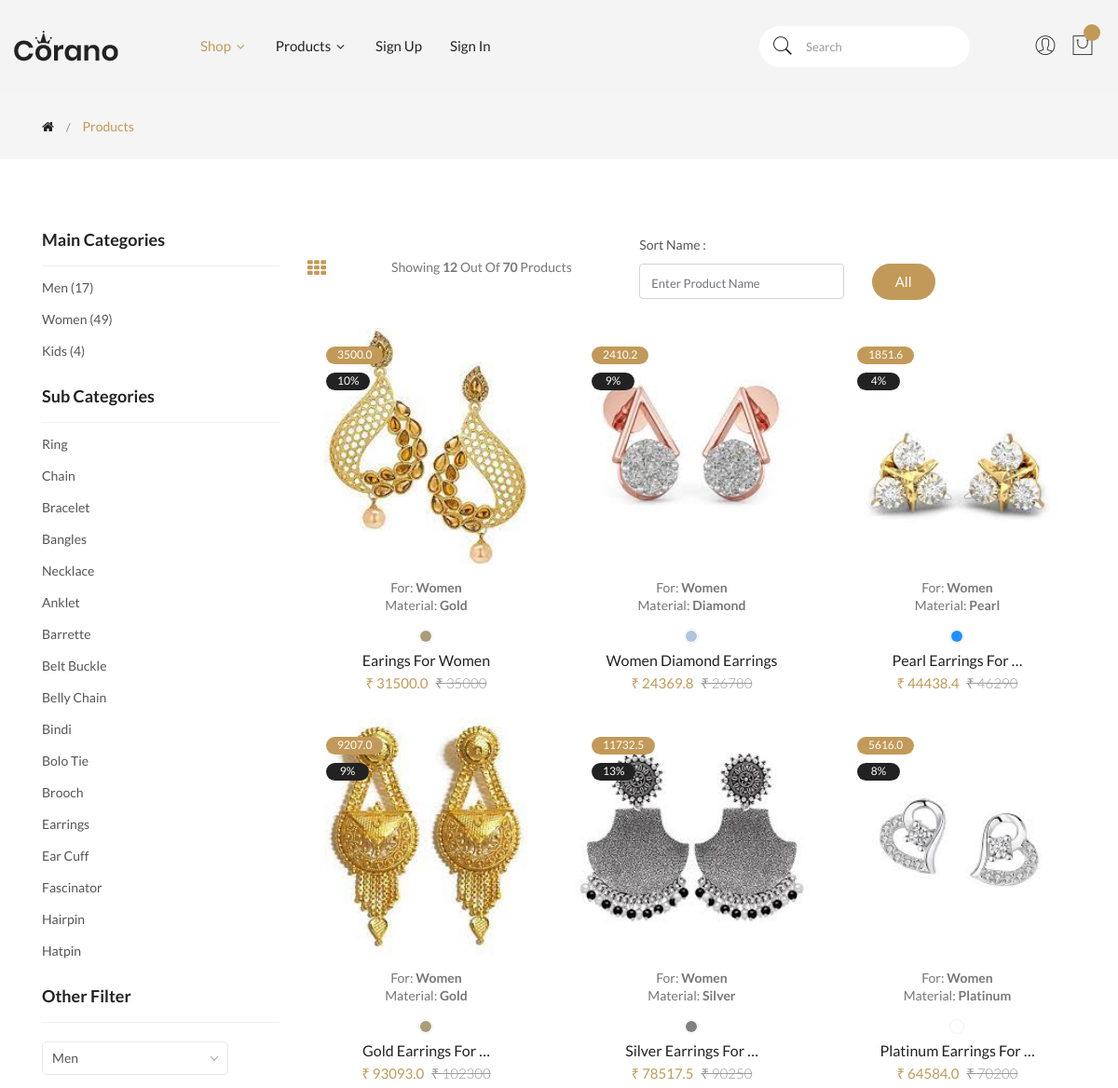
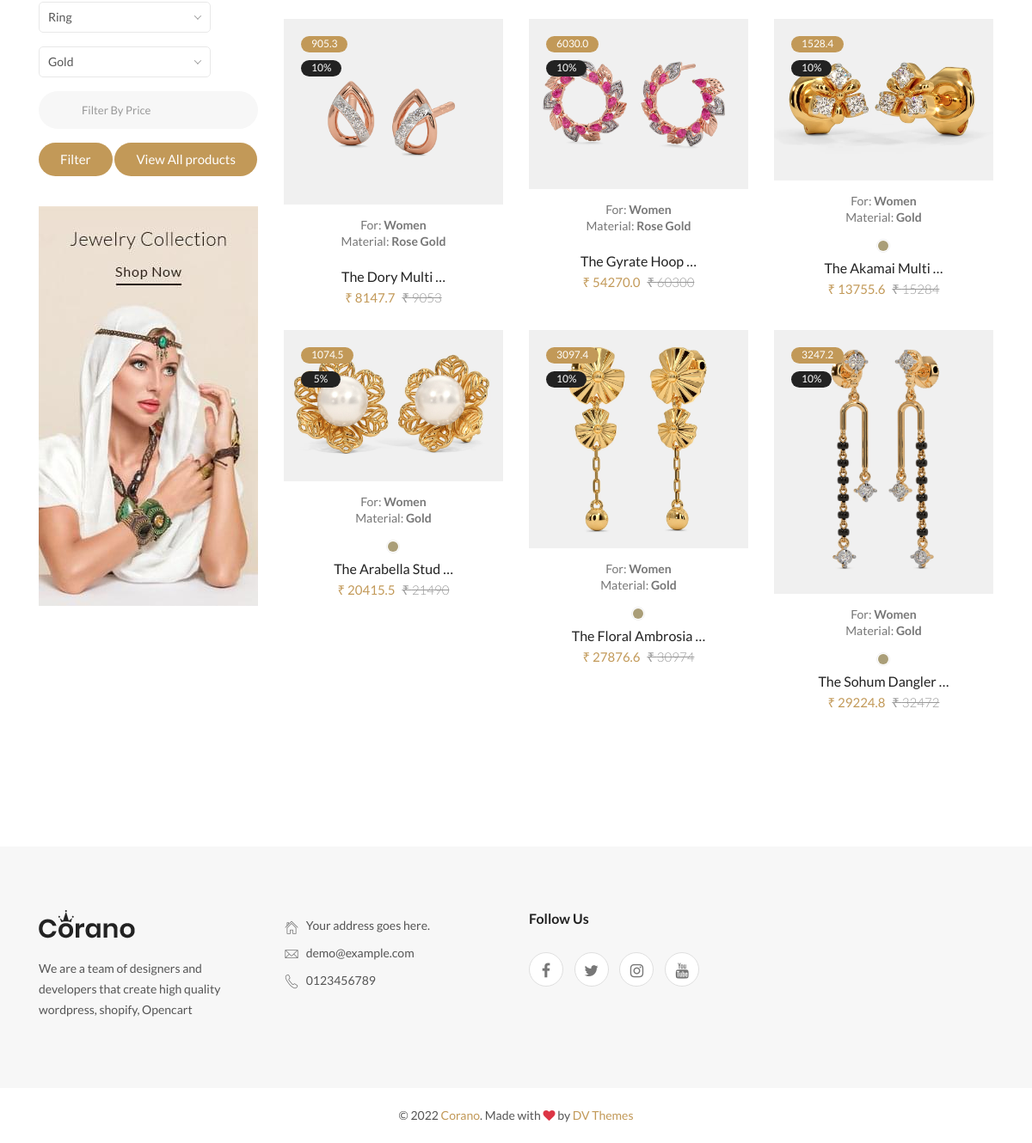
Page /ee on the committed database (2 pictures, top to bottom).
### myapp/models.py (models this page shows, shortened)
class ProductModel(models.Model):
    name= models.CharField(max_length=300)
    main_cate = models.CharField(choices=m_cate,max_length=200)
    sub_cate = models.CharField(choices=s_cate,max_length=200)
    og_price = models.IntegerField()
    discount = models.IntegerField()
    discounted_price = models.IntegerField(null=True)
    sell_price = models.IntegerField(null=True)
    p_type = models.CharField(default = 'Single Material',choices=ptype,max_length=200)
    p_material = models.CharField(choices=p_mate,max_length=200)
    p_brand = models.CharField(choices=p_brand,max_length=200)
    p_occasion = models.CharField(choices=occa,max_length=200)
    p_status = models.CharField(default='Available',choices=pstatus,max_length=100)
    p_mode = models.CharField(choices=pmode,default='Running',max_length=100)
    p_des = models.TextField()
    photo = models.ImageField(upload_to='product/')
    created_at = models.DateField(auto_now_add=True)
    @property
    def discounted_price(self):
        return ((self.og_price)*(self.discount))/100
    @property
    def sell_price(self):
        return (self.og_price)-(self.discounted_price)

### myapp/views.py (the view)
# urls.py: path('ee',Earrings,name='ee'),
def Earrings(request):
    all_products_count = ProductModel.objects.all().count()
    all_products_count_all = ProductModel.objects.all().count()
    Main_Category = dict(m_cate).values()
    Sub_Category = dict(s_cate).values()
    Product_Brand = dict(p_brand).values()
    Product_Material = dict(p_mate).values()
    men_item = ProductModel.objects.filter(main_cate='Men').count()
    women_item = ProductModel.objects.filter(main_cate='Women').count()
    kids_item = ProductModel.objects.filter(main_cate='Kids').count()
    all_products = ProductModel.objects.filter(sub_cate='Earrings')
    all_products_count = ProductModel.objects.filter(sub_cate='Earrings').count()
    context = {'all_products':all_products,'Main_Category':Main_Category,
        'Sub_Category':Sub_Category,'Product_Brand':Product_Brand,'Product_Material':Product_Material,
        'all_products_count':all_products_count,'all_products_count_all':all_products_count_all,'men_item':men_item,
        'women_item':women_item,'kids_item':kids_item}
    return render(request,'allproducts.html',context)

### myapp/templates/allproducts.html (shortened to what this page needs)
{% extends 'base.html' %}
{% load static %}
{% block body %}
<div class="breadcrumb-area">
    <div class="container">
        <div class="row">
            <div class="col-12">
                <div class="breadcrumb-wrap">
                    <nav aria-label="breadcrumb">
                        <ul class="breadcrumb">
                            <li class="breadcrumb-item"><a href="{% url 'shop' %}"><i class="fa fa-home"></i></a></li>
                            <li class="breadcrumb-item active" aria-current="page">Products</li>
                        </ul>
                    </nav>
                </div>
            </div>
        </div>
    </div>
</div>
<div class="shop-main-wrapper section-padding">
    <div class="container">
        <div class="row">
            <div class="col-lg-3 order-2 order-lg-1">
                <aside class="sidebar-wrapper">
                    <div class="sidebar-single">
                        <h5 class="sidebar-title">Main categories</h5>
                        <div class="sidebar-body">
                            <ul class="shop-categories">
                                {% for mcate in Main_Category %}
                                {% if mcate == 'Men' %}
                                <li><a href="{% url 'mancatefilter' mcate %}">{{mcate}} <span>({{men_item}})</span></a></li>
                                {% endif %}
                                {% if mcate == 'Women' %}
                                <li><a href="{% url 'mancatefilter' mcate %}">{{mcate}} <span>({{women_item}})</span></a></li>
                                {% endif %}
                                {% if mcate == 'Kids' %}
                                <li><a href="{% url 'mancatefilter' mcate %}">{{mcate}} <span>({{kids_item}})</span></a></li>
                                {% endif %}
                                {% endfor %}
                            </ul>
                        </div>
                    </div>
                    <div class="sidebar-single">
                        <h5 class="sidebar-title">Sub categories</h5>
                        <div class="sidebar-body">
                            <ul class="shop-categories">
                                {% for scate in Sub_Category %}
                                <li><a href="{% url 'subcatefilter' scate %}">{{scate}} </a></li>
                                {% endfor %}
                            </ul>
                        </div>
                    </div>
                    <div class="sidebar-single">
                        <h5 class="sidebar-title">Other Filter</h5>
                        <form action="" method="GET">
                            <div class="mt-3">
                                <input type="text" name="fprice" placeholder="Filter By Price" class="header-search-field">
                            </div>
                            <div class="mt-3 ">
                                <span><button style="border-radius: 3rem;" type="submit"
                                        class="btn btn-sqr">Filter</button></span>
                                <span><a style="border-radius: 3rem;" href="{% url 'allproducts' %}" type="submit"
                                        class="btn btn-sqr">View All
                                        products</a></span>
                            </div>
                        </form>
                    </div>
                    <div class="sidebar-banner">
                        <div class="img-container">
                            <a href="#">
                                <img src="{% static 'assets/img/banner/sidebar-banner.jpg' %}" alt="">
                            </a>
                        </div>
                    </div>
                </aside>
            </div>
            <div class="col-lg-9 order-1 order-lg-2">
                <div class="shop-product-wrapper">
                    <div class="shop-top-bar">
                        <div class="row align-items-center">
                            <div class="col-lg-5 col-md-6 order-2 order-md-1">
                                <div class="top-bar-left">
                                    <div class="product-view-mode">
                                        <a class="active" href="#" data-target="grid-view" data-toggle="tooltip"
                                            title="" data-original-title="Grid View"><i class="fa fa-th"></i></a>
                                    </div>
                                    <div class="product-amount">
                                        <p>Showing <strong>{{all_products_count}}</strong> Out of
                                            <strong>{{all_products_count_all}}</strong> Products</p>
                                    </div>
                                </div>
                            </div>
                            <div class="col-lg-7 col-md-5 order-1 order-md-2 ">
                                <p>Sort Name : </p>
                                <form action="" method="GET">
                                    <div class="row">
                                        <div class="col-6">
                                            <input placeholder="Enter Product Name" class="form-control" type="text"
                                                name="byname">
                                        </div>
                                        <div class="col">
                                            <a href="{% url 'allproducts' %}" class="btn btn-sqr"
                                                style="border-radius: 3rem;">All</a>
                                        </div>
                                    </div>
                                </form>
                            </div>
                        </div>
                    </div>
                    <div class="shop-product-wrap grid-view row mbn-30">
                        {% for pro in all_products %}
                        <div class="col-md-4 col-sm-6">
                            <div class="product-item">
                                <figure class="product-thumb">
                                    <a href="{% url 'productdetails' pro.id %}">
                                        <img class="pri-img" src="{{pro.photo.url}}" alt="product">
                                    </a>
                                    <div class="product-badge">
                                        <div class="product-label new">
                                            <span>{{pro.discounted_price}}</span>
                                        </div>
                                        <div class="product-label discount">
                                            <span>{{pro.discount}}%</span>
                                        </div>
                                    </div>
                                    <div class="button-group">
                                    </div>
                                </figure>
                                <div class="product-caption text-center">
                                    <div class="product-identity">
                                        <p class="manufacturer-name"><a href="#">For:
                                                <strong>{{pro.main_cate}}</strong></a>
                                        </p>
                                    </div>
                                    <div class="product-identity">
                                        <p class="manufacturer-name"><a href="#">Material:
                                                <strong>{{pro.p_material}}</strong></a>
                                        </p>
                                    </div>
                                    <ul class="color-categories">
                                        {% if pro.p_material == 'Diamond' %}
                                        <li>
                                            <a class="c-lightblue" href="#" data-toggle="tooltip" data-placement="top"
                                                title="Diamond"></a>
                                        </li>
                                        {% elif pro.p_material == 'Gold' %}
                                        <li>
                                            <a class="c-darktan" href="#" data-toggle="tooltip" data-placement="top"
                                                title="Gold"></a>
                                        </li>
                                        {% elif pro.p_material == 'Silver' %}
                                        <li>
                                            <a class="c-grey" href="#" data-toggle="tooltip" data-placement="top"
                                                title="Silver"></a>
                                        </li>
                                        {% elif pro.p_material == 'Platinum' %}
                                        <li>
                                            <a class="c-light" href="#" data-toggle="tooltip" data-placement="top"
                                                title="Platinum"></a>
                                        </li>
                                        {% elif pro.p_material == 'Pearl' %}
                                        <li>
                                            <a class="c-skyblue" href="#" data-toggle="tooltip" data-placement="top"
                                                title="Pearl"></a>
                                        </li>
                                        {% endif %}
                                    </ul>
                                    <h6 class="product-name">
                                        <a href="{% url 'productdetails' pro.id %}">{{pro.name|truncatewords:3}}</a>
                                    </h6>
                                    <div class="price-box">
                                        <span class="price-regular">₹ {{pro.sell_price}}</span>
                                        <span class="price-old"><del>₹ {{pro.og_price}}</del></span>
                                    </div>
                                </div>
                            </div>
                        </div>
                        {% empty %}
                        <div style="margin-left: 15rem;">
                            <strong class="text-muted">Sorry! We don't have any product ☹︎☹︎☹︎</strong>
                            <img style="height: 5rem;" src="{% static 'assets/img/noorder.jpg' %}"><br>
                            <a href="{% url 'shop' %}" class="btn btn-sqr mt-2">Shop Now</a>
                        </div>
                        {% endfor %}
                    </div>
                </div>
            </div>
        </div>
    </div>
</div>
{% endblock body %}

### rows in the picture
ProductModel: photo (picture), discounted_price "3500.0", discount "10", main_cate "Women", p_material "Gold", name "Earings For Women", sell_price "31500.0", og_price "35000"
ProductModel: photo (picture), discounted_price "2410.2", discount "9", main_cate "Women", p_material "Diamond", name "Women Diamond Earrings", sell_price "24369.8", og_price "26780"
ProductModel: photo (picture), discounted_price "1851.6", discount "4", main_cate "Women", p_material "Pearl", name "Pearl Earrings For …", sell_price "44438.4", og_price "46290"
ProductModel: photo (picture), discounted_price "9207.0", discount "9", main_cate "Women", p_material "Gold", name "Gold Earrings For …", sell_price "93093.0", og_price "102300"
ProductModel: photo (picture), discounted_price "11732.5", discount "13", main_cate "Women", p_material "Silver", name "Silver Earrings For …", sell_price "78517.5", og_price "90250"
ProductModel: photo (picture), discounted_price "5616.0", discount "8", main_cate "Women", p_material "Platinum", name "Platinum Earrings For …", sell_price "64584.0", og_price "70200"
ProductModel: photo (picture), discounted_price "905.3", discount "10", main_cate "Women", p_material "Rose Gold", name "The Dory Multi …", sell_price "8147.7", og_price "9053"
ProductModel: photo (picture), discounted_price "6030.0", discount "10", main_cate "Women", p_material "Rose Gold", name "The Gyrate Hoop …", sell_price "54270.0", og_price "60300"
ProductModel: photo (picture), discounted_price "1528.4", discount "10", main_cate "Women", p_material "Gold", name "The Akamai Multi …", sell_price "13755.6", og_price "15284"
ProductModel: photo (picture), discounted_price "1074.5", discount "5", main_cate "Women", p_material "Gold", name "The Arabella Stud …", sell_price "20415.5", og_price "21490"
ProductModel: photo (picture), discounted_price "3097.4", discount "10", main_cate "Women", p_material "Gold", name "The Floral Ambrosia …", sell_price "27876.6", og_price "30974"
ProductModel: photo (picture), discounted_price "3247.2", discount "10", main_cate "Women", p_material "Gold", name "The Sohum Dangler …", sell_price "29224.8", og_price "32472"

### other values in the picture
{{ mcate }} "Men"
{{ men_item }} "17"
{{ mcate }} "Women"
{{ women_item }} "49"
{{ mcate }} "Kids"
{{ kids_item }} "4"
{{ scate }} "Ring" "Chain" "Bracelet" "Bangles" "Necklace" "Anklet" "Barrette" "Belt Buckle" "Belly Chain" "Bindi" "Bolo Tie" "Brooch" "Earrings" "Ear Cuff" "Fascinator" "Hairpin" "Hatpin"
{{ all_products_count }} "12"
{{ all_products_count_all }} "70"
